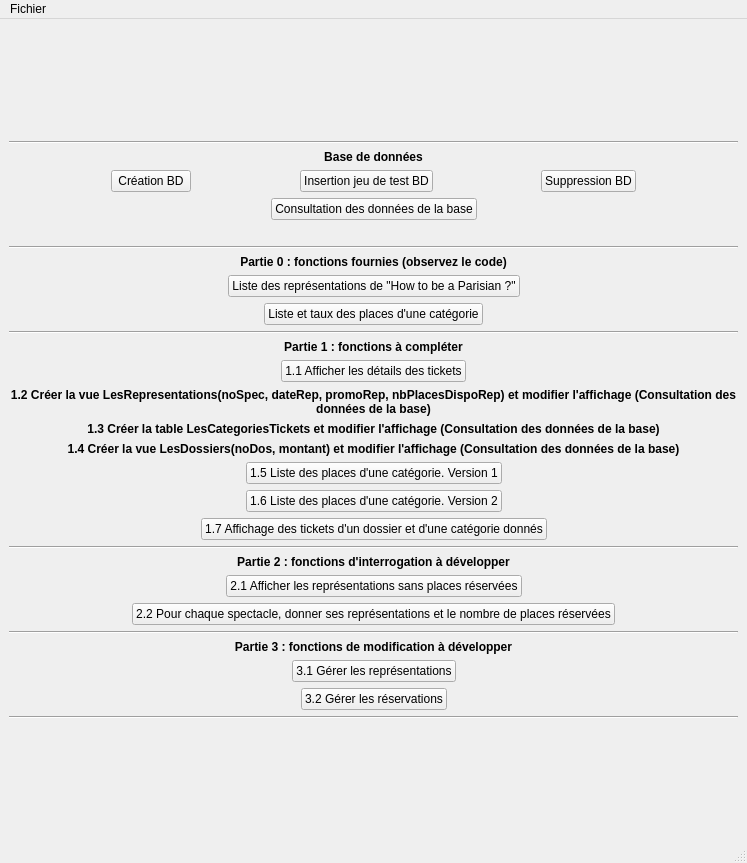
<?xml version="1.0" encoding="UTF-8"?>
<ui version="4.0">
 <class>MainWindow</class>
 <widget class="QMainWindow" name="MainWindow">
  <property name="geometry">
   <rect>
    <x>0</x>
    <y>0</y>
    <width>747</width>
    <height>863</height>
   </rect>
  </property>
  <property name="windowTitle">
   <string>Projet Théatre</string>
  </property>
  <widget class="QWidget" name="centralwidget">
   <layout class="QVBoxLayout" name="verticalLayout">
    <item>
     <spacer name="verticalSpacer_2">
      <property name="orientation">
       <enum>Qt::Vertical</enum>
      </property>
      <property name="sizeHint" stdset="0">
       <size>
        <width>20</width>
        <height>40</height>
       </size>
      </property>
     </spacer>
    </item>
    <item>
     <widget class="Line" name="line">
      <property name="orientation">
       <enum>Qt::Horizontal</enum>
      </property>
     </widget>
    </item>
    <item>
     <widget class="QLabel" name="label">
      <property name="font">
       <font>
        <weight>75</weight>
        <bold>true</bold>
       </font>
      </property>
      <property name="text">
       <string>Base de données</string>
      </property>
      <property name="alignment">
       <set>Qt::AlignCenter</set>
      </property>
     </widget>
    </item>
    <item>
     <layout class="QHBoxLayout" name="horizontalLayout">
      <item>
       <spacer name="horizontalSpacer">
        <property name="orientation">
         <enum>Qt::Horizontal</enum>
        </property>
        <property name="sizeHint" stdset="0">
         <size>
          <width>40</width>
          <height>20</height>
         </size>
        </property>
       </spacer>
      </item>
      <item>
       <widget class="QPushButton" name="pushButton">
        <property name="text">
         <string>Création BD</string>
        </property>
       </widget>
      </item>
      <item>
       <spacer name="horizontalSpacer_2">
        <property name="orientation">
         <enum>Qt::Horizontal</enum>
        </property>
        <property name="sizeHint" stdset="0">
         <size>
          <width>40</width>
          <height>20</height>
         </size>
        </property>
       </spacer>
      </item>
      <item>
       <widget class="QPushButton" name="pushButton_3">
        <property name="text">
         <string>Insertion jeu de test BD</string>
        </property>
       </widget>
      </item>
      <item>
       <spacer name="horizontalSpacer_3">
        <property name="orientation">
         <enum>Qt::Horizontal</enum>
        </property>
        <property name="sizeHint" stdset="0">
         <size>
          <width>40</width>
          <height>20</height>
         </size>
        </property>
       </spacer>
      </item>
      <item>
       <widget class="QPushButton" name="pushButton_2">
        <property name="text">
         <string>Suppression BD</string>
        </property>
       </widget>
      </item>
      <item>
       <spacer name="horizontalSpacer_4">
        <property name="orientation">
         <enum>Qt::Horizontal</enum>
        </property>
        <property name="sizeHint" stdset="0">
         <size>
          <width>40</width>
          <height>20</height>
         </size>
        </property>
       </spacer>
      </item>
     </layout>
    </item>
    <item>
     <layout class="QHBoxLayout" name="horizontalLayout_13">
      <item>
       <spacer name="horizontalSpacer_28">
        <property name="orientation">
         <enum>Qt::Horizontal</enum>
        </property>
        <property name="sizeHint" stdset="0">
         <size>
          <width>40</width>
          <height>20</height>
         </size>
        </property>
       </spacer>
      </item>
      <item>
       <widget class="QPushButton" name="pushButton_15">
        <property name="text">
         <string>Consultation des données de la base</string>
        </property>
       </widget>
      </item>
      <item>
       <spacer name="horizontalSpacer_27">
        <property name="orientation">
         <enum>Qt::Horizontal</enum>
        </property>
        <property name="sizeHint" stdset="0">
         <size>
          <width>40</width>
          <height>20</height>
         </size>
        </property>
       </spacer>
      </item>
     </layout>
    </item>
    <item>
     <widget class="QLabel" name="label_2">
      <property name="text">
       <string/>
      </property>
      <property name="alignment">
       <set>Qt::AlignCenter</set>
      </property>
     </widget>
    </item>
    <item>
     <widget class="Line" name="line_2">
      <property name="orientation">
       <enum>Qt::Horizontal</enum>
      </property>
     </widget>
    </item>
    <item>
     <widget class="QLabel" name="label_3">
      <property name="font">
       <font>
        <weight>75</weight>
        <bold>true</bold>
       </font>
      </property>
      <property name="text">
       <string>Partie 0 : fonctions fournies (observez le code)</string>
      </property>
      <property name="alignment">
       <set>Qt::AlignCenter</set>
      </property>
     </widget>
    </item>
    <item>
     <layout class="QHBoxLayout" name="horizontalLayout_2">
      <item>
       <spacer name="horizontalSpacer_7">
        <property name="orientation">
         <enum>Qt::Horizontal</enum>
        </property>
        <property name="sizeHint" stdset="0">
         <size>
          <width>40</width>
          <height>20</height>
         </size>
        </property>
       </spacer>
      </item>
      <item>
       <widget class="QPushButton" name="pushButton_4">
        <property name="text">
         <string>Liste des représentations de &quot;How to be a Parisian ?&quot;</string>
        </property>
       </widget>
      </item>
      <item>
       <spacer name="horizontalSpacer_5">
        <property name="orientation">
         <enum>Qt::Horizontal</enum>
        </property>
        <property name="sizeHint" stdset="0">
         <size>
          <width>40</width>
          <height>20</height>
         </size>
        </property>
       </spacer>
      </item>
     </layout>
    </item>
    <item>
     <layout class="QHBoxLayout" name="horizontalLayout_3">
      <item>
       <spacer name="horizontalSpacer_8">
        <property name="orientation">
         <enum>Qt::Horizontal</enum>
        </property>
        <property name="sizeHint" stdset="0">
         <size>
          <width>40</width>
          <height>20</height>
         </size>
        </property>
       </spacer>
      </item>
      <item>
       <widget class="QPushButton" name="pushButton_5">
        <property name="text">
         <string>Liste et taux des places d'une catégorie</string>
        </property>
       </widget>
      </item>
      <item>
       <spacer name="horizontalSpacer_6">
        <property name="orientation">
         <enum>Qt::Horizontal</enum>
        </property>
        <property name="sizeHint" stdset="0">
         <size>
          <width>40</width>
          <height>20</height>
         </size>
        </property>
       </spacer>
      </item>
     </layout>
    </item>
    <item>
     <widget class="Line" name="line_3">
      <property name="orientation">
       <enum>Qt::Horizontal</enum>
      </property>
     </widget>
    </item>
    <item>
     <widget class="QLabel" name="label_4">
      <property name="font">
       <font>
        <weight>75</weight>
        <bold>true</bold>
       </font>
      </property>
      <property name="text">
       <string>Partie 1 : fonctions à compléter</string>
      </property>
      <property name="alignment">
       <set>Qt::AlignCenter</set>
      </property>
     </widget>
    </item>
    <item>
     <layout class="QHBoxLayout" name="horizontalLayout_4">
      <item>
       <spacer name="horizontalSpacer_10">
        <property name="orientation">
         <enum>Qt::Horizontal</enum>
        </property>
        <property name="sizeHint" stdset="0">
         <size>
          <width>40</width>
          <height>20</height>
         </size>
        </property>
       </spacer>
      </item>
      <item>
       <widget class="QPushButton" name="pushButton_6">
        <property name="text">
         <string>1.1 Afficher les détails des tickets</string>
        </property>
       </widget>
      </item>
      <item>
       <spacer name="horizontalSpacer_9">
        <property name="orientation">
         <enum>Qt::Horizontal</enum>
        </property>
        <property name="sizeHint" stdset="0">
         <size>
          <width>40</width>
          <height>20</height>
         </size>
        </property>
       </spacer>
      </item>
     </layout>
    </item>
    <item>
     <widget class="QLabel" name="label_7">
      <property name="font">
       <font>
        <weight>75</weight>
        <bold>true</bold>
       </font>
      </property>
      <property name="text">
       <string>1.2 Créer la vue LesRepresentations(noSpec, dateRep, promoRep, nbPlacesDispoRep) et modifier l'affichage (Consultation des données de la base)</string>
      </property>
      <property name="alignment">
       <set>Qt::AlignCenter</set>
      </property>
      <property name="wordWrap">
       <bool>true</bool>
      </property>
     </widget>
    </item>
    <item>
     <widget class="QLabel" name="label_8">
      <property name="font">
       <font>
        <weight>75</weight>
        <bold>true</bold>
       </font>
      </property>
      <property name="text">
       <string>1.3 Créer la table LesCategoriesTickets et modifier l'affichage (Consultation des données de la base)</string>
      </property>
      <property name="alignment">
       <set>Qt::AlignCenter</set>
      </property>
     </widget>
    </item>
    <item>
     <widget class="QLabel" name="label_9">
      <property name="font">
       <font>
        <weight>75</weight>
        <bold>true</bold>
       </font>
      </property>
      <property name="text">
       <string>1.4 Créer la vue LesDossiers(noDos, montant) et modifier l'affichage (Consultation des données de la base)</string>
      </property>
      <property name="alignment">
       <set>Qt::AlignCenter</set>
      </property>
     </widget>
    </item>
    <item>
     <layout class="QHBoxLayout" name="horizontalLayout_5">
      <item>
       <spacer name="horizontalSpacer_12">
        <property name="orientation">
         <enum>Qt::Horizontal</enum>
        </property>
        <property name="sizeHint" stdset="0">
         <size>
          <width>40</width>
          <height>20</height>
         </size>
        </property>
       </spacer>
      </item>
      <item>
       <widget class="QPushButton" name="pushButton_7">
        <property name="text">
         <string>1.5 Liste des places d'une catégorie. Version 1</string>
        </property>
       </widget>
      </item>
      <item>
       <spacer name="horizontalSpacer_11">
        <property name="orientation">
         <enum>Qt::Horizontal</enum>
        </property>
        <property name="sizeHint" stdset="0">
         <size>
          <width>40</width>
          <height>20</height>
         </size>
        </property>
       </spacer>
      </item>
     </layout>
    </item>
    <item>
     <layout class="QHBoxLayout" name="horizontalLayout_6">
      <item>
       <spacer name="horizontalSpacer_14">
        <property name="orientation">
         <enum>Qt::Horizontal</enum>
        </property>
        <property name="sizeHint" stdset="0">
         <size>
          <width>40</width>
          <height>20</height>
         </size>
        </property>
       </spacer>
      </item>
      <item>
       <widget class="QPushButton" name="pushButton_8">
        <property name="text">
         <string>1.6 Liste des places d'une catégorie. Version 2</string>
        </property>
       </widget>
      </item>
      <item>
       <spacer name="horizontalSpacer_13">
        <property name="orientation">
         <enum>Qt::Horizontal</enum>
        </property>
        <property name="sizeHint" stdset="0">
         <size>
          <width>40</width>
          <height>20</height>
         </size>
        </property>
       </spacer>
      </item>
     </layout>
    </item>
    <item>
     <layout class="QHBoxLayout" name="horizontalLayout_7">
      <item>
       <spacer name="horizontalSpacer_16">
        <property name="orientation">
         <enum>Qt::Horizontal</enum>
        </property>
        <property name="sizeHint" stdset="0">
         <size>
          <width>40</width>
          <height>20</height>
         </size>
        </property>
       </spacer>
      </item>
      <item>
       <widget class="QPushButton" name="pushButton_9">
        <property name="text">
         <string>1.7 Affichage des tickets d'un dossier et d'une catégorie donnés</string>
        </property>
       </widget>
      </item>
      <item>
       <spacer name="horizontalSpacer_15">
        <property name="orientation">
         <enum>Qt::Horizontal</enum>
        </property>
        <property name="sizeHint" stdset="0">
         <size>
          <width>40</width>
          <height>20</height>
         </size>
        </property>
       </spacer>
      </item>
     </layout>
    </item>
    <item>
     <widget class="Line" name="line_4">
      <property name="orientation">
       <enum>Qt::Horizontal</enum>
      </property>
     </widget>
    </item>
    <item>
     <widget class="QLabel" name="label_5">
      <property name="font">
       <font>
        <weight>75</weight>
        <bold>true</bold>
       </font>
      </property>
      <property name="text">
       <string>Partie 2 : fonctions d'interrogation à développer</string>
      </property>
      <property name="alignment">
       <set>Qt::AlignCenter</set>
      </property>
     </widget>
    </item>
    <item>
     <layout class="QHBoxLayout" name="horizontalLayout_8">
      <item>
       <spacer name="horizontalSpacer_18">
        <property name="orientation">
         <enum>Qt::Horizontal</enum>
        </property>
        <property name="sizeHint" stdset="0">
         <size>
          <width>40</width>
          <height>20</height>
         </size>
        </property>
       </spacer>
      </item>
      <item>
       <widget class="QPushButton" name="pushButton_10">
        <property name="text">
         <string>2.1 Afficher les représentations sans places réservées</string>
        </property>
       </widget>
      </item>
      <item>
       <spacer name="horizontalSpacer_17">
        <property name="orientation">
         <enum>Qt::Horizontal</enum>
        </property>
        <property name="sizeHint" stdset="0">
         <size>
          <width>40</width>
          <height>20</height>
         </size>
        </property>
       </spacer>
      </item>
     </layout>
    </item>
    <item>
     <layout class="QHBoxLayout" name="horizontalLayout_9">
      <item>
       <spacer name="horizontalSpacer_20">
        <property name="orientation">
         <enum>Qt::Horizontal</enum>
        </property>
        <property name="sizeHint" stdset="0">
         <size>
          <width>40</width>
          <height>20</height>
         </size>
        </property>
       </spacer>
      </item>
      <item>
       <widget class="QPushButton" name="pushButton_11">
        <property name="text">
         <string>2.2 Pour chaque spectacle, donner ses représentations et le nombre de places réservées</string>
        </property>
       </widget>
      </item>
      <item>
       <spacer name="horizontalSpacer_19">
        <property name="orientation">
         <enum>Qt::Horizontal</enum>
        </property>
        <property name="sizeHint" stdset="0">
         <size>
          <width>40</width>
          <height>20</height>
         </size>
        </property>
       </spacer>
      </item>
     </layout>
    </item>
    <item>
     <layout class="QHBoxLayout" name="horizontalLayout_10"/>
    </item>
    <item>
     <widget class="Line" name="line_5">
      <property name="orientation">
       <enum>Qt::Horizontal</enum>
      </property>
     </widget>
    </item>
    <item>
     <widget class="QLabel" name="label_6">
      <property name="font">
       <font>
        <weight>75</weight>
        <bold>true</bold>
       </font>
      </property>
      <property name="text">
       <string>Partie 3 : fonctions de modification à développer</string>
      </property>
      <property name="alignment">
       <set>Qt::AlignCenter</set>
      </property>
     </widget>
    </item>
    <item>
     <layout class="QHBoxLayout" name="horizontalLayout_11">
      <item>
       <spacer name="horizontalSpacer_24">
        <property name="orientation">
         <enum>Qt::Horizontal</enum>
        </property>
        <property name="sizeHint" stdset="0">
         <size>
          <width>40</width>
          <height>20</height>
         </size>
        </property>
       </spacer>
      </item>
      <item>
       <widget class="QPushButton" name="pushButton_13">
        <property name="text">
         <string>3.1 Gérer les représentations</string>
        </property>
       </widget>
      </item>
      <item>
       <spacer name="horizontalSpacer_23">
        <property name="orientation">
         <enum>Qt::Horizontal</enum>
        </property>
        <property name="sizeHint" stdset="0">
         <size>
          <width>40</width>
          <height>20</height>
         </size>
        </property>
       </spacer>
      </item>
     </layout>
    </item>
    <item>
     <layout class="QHBoxLayout" name="horizontalLayout_12">
      <item>
       <spacer name="horizontalSpacer_26">
        <property name="orientation">
         <enum>Qt::Horizontal</enum>
        </property>
        <property name="sizeHint" stdset="0">
         <size>
          <width>40</width>
          <height>20</height>
         </size>
        </property>
       </spacer>
      </item>
      <item>
       <widget class="QPushButton" name="pushButton_14">
        <property name="text">
         <string>3.2 Gérer les réservations</string>
        </property>
       </widget>
      </item>
      <item>
       <spacer name="horizontalSpacer_25">
        <property name="orientation">
         <enum>Qt::Horizontal</enum>
        </property>
        <property name="sizeHint" stdset="0">
         <size>
          <width>40</width>
          <height>20</height>
         </size>
        </property>
       </spacer>
      </item>
     </layout>
    </item>
    <item>
     <widget class="Line" name="line_6">
      <property name="orientation">
       <enum>Qt::Horizontal</enum>
      </property>
     </widget>
    </item>
    <item>
     <spacer name="verticalSpacer">
      <property name="orientation">
       <enum>Qt::Vertical</enum>
      </property>
      <property name="sizeHint" stdset="0">
       <size>
        <width>20</width>
        <height>40</height>
       </size>
      </property>
     </spacer>
    </item>
   </layout>
  </widget>
  <widget class="QMenuBar" name="menubar">
   <property name="geometry">
    <rect>
     <x>0</x>
     <y>0</y>
     <width>747</width>
     <height>20</height>
    </rect>
   </property>
   <widget class="QMenu" name="menuFiles">
    <property name="title">
     <string>Fichier</string>
    </property>
    <addaction name="actionQuitter"/>
   </widget>
   <addaction name="menuFiles"/>
  </widget>
  <widget class="QStatusBar" name="statusbar"/>
  <action name="actionQuitter">
   <property name="text">
    <string>Quitter</string>
   </property>
  </action>
 </widget>
 <resources/>
 <connections>
  <connection>
   <sender>actionQuitter</sender>
   <signal>triggered()</signal>
   <receiver>MainWindow</receiver>
   <slot>close()</slot>
   <hints>
    <hint type="sourcelabel">
     <x>-1</x>
     <y>-1</y>
    </hint>
    <hint type="destinationlabel">
     <x>399</x>
     <y>299</y>
    </hint>
   </hints>
  </connection>
  <connection>
   <sender>pushButton</sender>
   <signal>clicked()</signal>
   <receiver>MainWindow</receiver>
   <slot>createDB()</slot>
   <hints>
    <hint type="sourcelabel">
     <x>185</x>
     <y>169</y>
    </hint>
    <hint type="destinationlabel">
     <x>135</x>
     <y>130</y>
    </hint>
   </hints>
  </connection>
  <connection>
   <sender>pushButton_3</sender>
   <signal>clicked()</signal>
   <receiver>MainWindow</receiver>
   <slot>insertDB()</slot>
   <hints>
    <hint type="sourcelabel">
     <x>437</x>
     <y>169</y>
    </hint>
    <hint type="destinationlabel">
     <x>388</x>
     <y>127</y>
    </hint>
   </hints>
  </connection>
  <connection>
   <sender>pushButton_2</sender>
   <signal>clicked()</signal>
   <receiver>MainWindow</receiver>
   <slot>deleteDB()</slot>
   <hints>
    <hint type="sourcelabel">
     <x>641</x>
     <y>169</y>
    </hint>
    <hint type="destinationlabel">
     <x>598</x>
     <y>139</y>
    </hint>
   </hints>
  </connection>
  <connection>
   <sender>pushButton_15</sender>
   <signal>clicked()</signal>
   <receiver>MainWindow</receiver>
   <slot>openData()</slot>
   <hints>
    <hint type="sourcelabel">
     <x>488</x>
     <y>200</y>
    </hint>
    <hint type="destinationlabel">
     <x>498</x>
     <y>183</y>
    </hint>
   </hints>
  </connection>
  <connection>
   <sender>pushButton_4</sender>
   <signal>clicked()</signal>
   <receiver>MainWindow</receiver>
   <slot>open_fct_fournie_1()</slot>
   <hints>
    <hint type="sourcelabel">
     <x>385</x>
     <y>263</y>
    </hint>
    <hint type="destinationlabel">
     <x>79</x>
     <y>174</y>
    </hint>
   </hints>
  </connection>
  <connection>
   <sender>pushButton_5</sender>
   <signal>clicked()</signal>
   <receiver>MainWindow</receiver>
   <slot>open_fct_fournie_2()</slot>
   <hints>
    <hint type="sourcelabel">
     <x>450</x>
     <y>305</y>
    </hint>
    <hint type="destinationlabel">
     <x>116</x>
     <y>221</y>
    </hint>
   </hints>
  </connection>
  <connection>
   <sender>pushButton_6</sender>
   <signal>clicked()</signal>
   <receiver>MainWindow</receiver>
   <slot>open_fct_comp_1()</slot>
   <hints>
    <hint type="sourcelabel">
     <x>478</x>
     <y>373</y>
    </hint>
    <hint type="destinationlabel">
     <x>515</x>
     <y>274</y>
    </hint>
   </hints>
  </connection>
  <connection>
   <sender>pushButton_7</sender>
   <signal>clicked()</signal>
   <receiver>MainWindow</receiver>
   <slot>open_fct_comp_2()</slot>
   <hints>
    <hint type="sourcelabel">
     <x>517</x>
     <y>481</y>
    </hint>
    <hint type="destinationlabel">
     <x>576</x>
     <y>305</y>
    </hint>
   </hints>
  </connection>
  <connection>
   <sender>pushButton_8</sender>
   <signal>clicked()</signal>
   <receiver>MainWindow</receiver>
   <slot>open_fct_comp_3()</slot>
   <hints>
    <hint type="sourcelabel">
     <x>517</x>
     <y>512</y>
    </hint>
    <hint type="destinationlabel">
     <x>551</x>
     <y>342</y>
    </hint>
   </hints>
  </connection>
  <connection>
   <sender>pushButton_9</sender>
   <signal>clicked()</signal>
   <receiver>MainWindow</receiver>
   <slot>open_fct_comp_4()</slot>
   <hints>
    <hint type="sourcelabel">
     <x>570</x>
     <y>543</y>
    </hint>
    <hint type="destinationlabel">
     <x>521</x>
     <y>367</y>
    </hint>
   </hints>
  </connection>
  <connection>
   <sender>pushButton_10</sender>
   <signal>clicked()</signal>
   <receiver>MainWindow</receiver>
   <slot>open_tache_1()</slot>
   <hints>
    <hint type="sourcelabel">
     <x>509</x>
     <y>595</y>
    </hint>
    <hint type="destinationlabel">
     <x>679</x>
     <y>591</y>
    </hint>
   </hints>
  </connection>
  <connection>
   <sender>pushButton_11</sender>
   <signal>clicked()</signal>
   <receiver>MainWindow</receiver>
   <slot>open_tache_2()</slot>
   <hints>
    <hint type="sourcelabel">
     <x>558</x>
     <y>632</y>
    </hint>
    <hint type="destinationlabel">
     <x>709</x>
     <y>623</y>
    </hint>
   </hints>
  </connection>
 </connections>
 <slots>
  <signal>signal1()</signal>
  <slot>createDB()</slot>
  <slot>insertDB()</slot>
  <slot>deleteDB()</slot>
  <slot>openData()</slot>
  <slot>openAddUser()</slot>
  <slot>openDelUser()</slot>
  <slot>open_fct_fournie_1()</slot>
  <slot>open_fct_fournie_2()</slot>
  <slot>open_fct_comp_1()</slot>
  <slot>open_fct_comp_2()</slot>
  <slot>open_fct_comp_3()</slot>
  <slot>open_fct_comp_4()</slot>
  <slot>open_tache_1()</slot>
  <slot>open_tache_2()</slot>
 </slots>
</ui>
